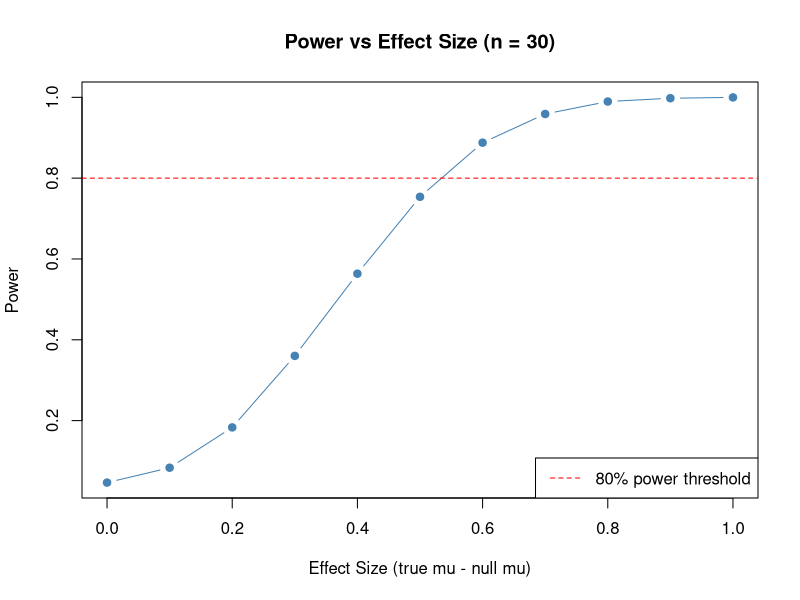
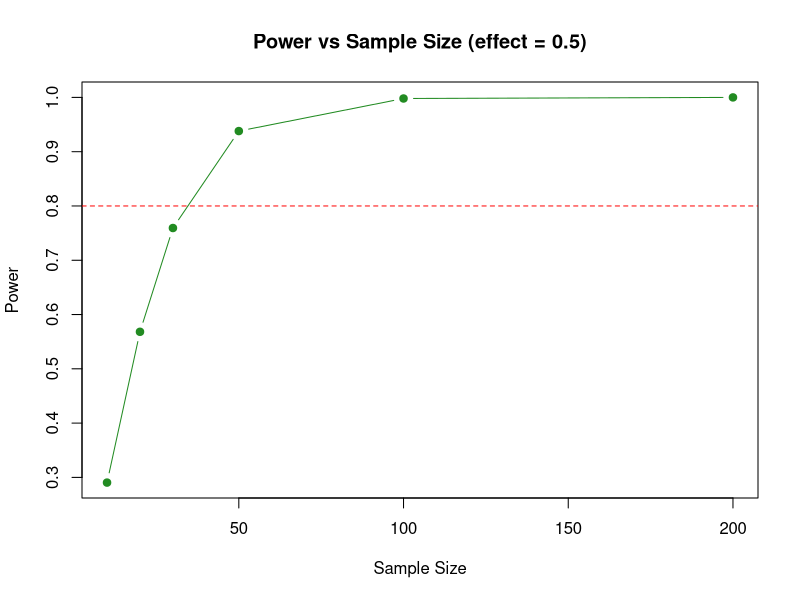
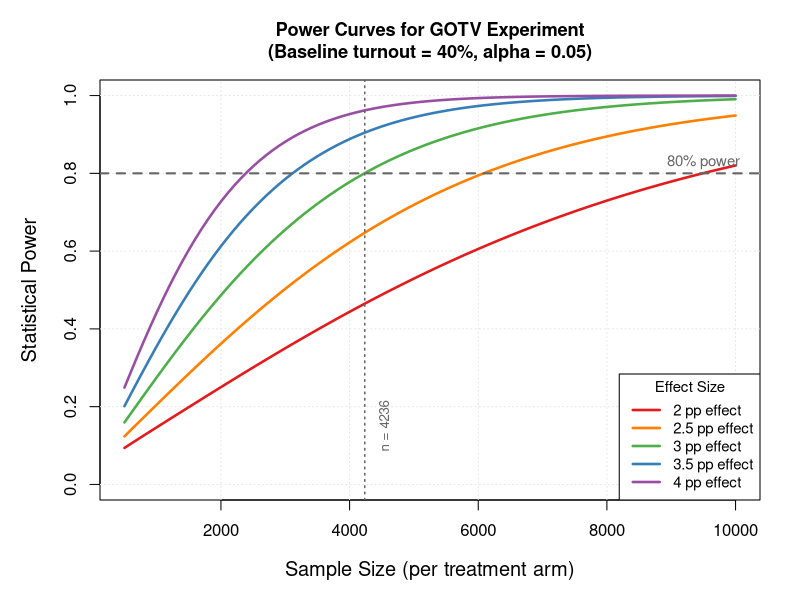
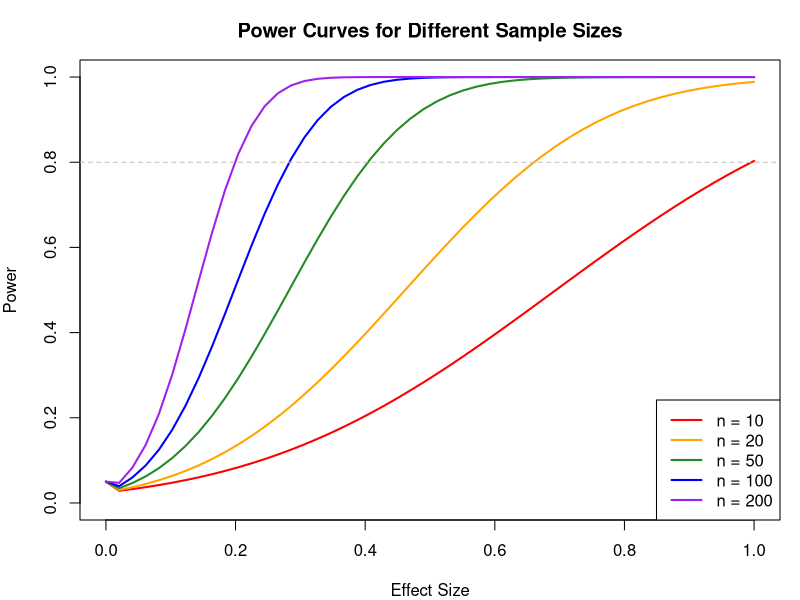
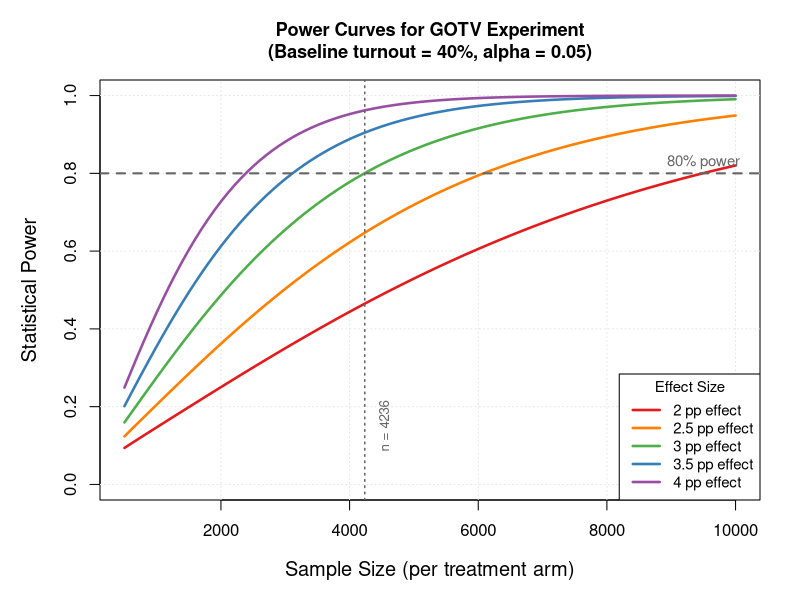

Here is the R script that generated these plots, in order:
# =============================================================================
# Gov 2001: Lecture 07b - Statistical Power
# Spring 2026
# =============================================================================

# This script demonstrates statistical power and sample size calculations.
# Key insight: Power depends on effect size, sample size, and alpha.
#
# ESTIMATED RUNTIME: ~20-25 seconds on a standard laptop
# (The simulations take time but are important for understanding power)

# -----------------------------------------------------------------------------
# Setup
# -----------------------------------------------------------------------------

set.seed(2026)

# -----------------------------------------------------------------------------
# What is Power?
# -----------------------------------------------------------------------------

cat("=== What is Power? ===\n")
cat("Power = P(reject H0 | H0 is false)\n")
cat("     = P(detect an effect when there IS an effect)\n")
cat("     = 1 - P(Type II error)\n\n")

# -----------------------------------------------------------------------------
# Simulating Power
# -----------------------------------------------------------------------------

# Function to estimate power via simulation
estimate_power <- function(true_mu, null_mu = 0, sigma = 1, n = 30,
                           alpha = 0.05, n_sims = 5000) {
  rejections <- 0
  for (i in 1:n_sims) {
    sample <- rnorm(n, mean = true_mu, sd = sigma)
    p_value <- t.test(sample, mu = null_mu)$p.value
    if (p_value < alpha) rejections <- rejections + 1
  }
  return(rejections / n_sims)
}

# -----------------------------------------------------------------------------
# Power vs Effect Size
# -----------------------------------------------------------------------------

cat("=== Power vs Effect Size ===\n")
cat("Testing H0: mu = 0, with sigma = 1, n = 30, alpha = 0.05\n\n")

effect_sizes <- seq(0, 1, by = 0.1)
powers <- sapply(effect_sizes, function(d) estimate_power(true_mu = d, n = 30))

cat("Effect Size (d) | Power\n")
cat("----------------|-------\n")
for (i in seq_along(effect_sizes)) {
  cat(sprintf("      %.1f        | %.3f\n", effect_sizes[i], powers[i]))
}

# Plot
plot(effect_sizes, powers, type = "b", pch = 19, col = "steelblue",
     xlab = "Effect Size (true mu - null mu)", ylab = "Power",
     main = "Power vs Effect Size (n = 30)")
abline(h = 0.80, col = "red", lty = 2)
legend("bottomright", legend = "80% power threshold", col = "red", lty = 2)

# -----------------------------------------------------------------------------
# Power vs Sample Size
# -----------------------------------------------------------------------------

cat("\n=== Power vs Sample Size ===\n")
cat("Testing H0: mu = 0, with true mu = 0.5, sigma = 1, alpha = 0.05\n\n")

sample_sizes <- c(10, 20, 30, 50, 100, 200)
powers_n <- sapply(sample_sizes, function(n) estimate_power(true_mu = 0.5, n = n))

cat("Sample Size | Power\n")
cat("------------|-------\n")
for (i in seq_along(sample_sizes)) {
  cat(sprintf("    %3d     | %.3f\n", sample_sizes[i], powers_n[i]))
}

# Plot
plot(sample_sizes, powers_n, type = "b", pch = 19, col = "forestgreen",
     xlab = "Sample Size", ylab = "Power",
     main = "Power vs Sample Size (effect = 0.5)")
abline(h = 0.80, col = "red", lty = 2)

# -----------------------------------------------------------------------------
# Power vs Alpha
# -----------------------------------------------------------------------------

cat("\n=== Power vs Alpha ===\n")
cat("Testing H0: mu = 0, with true mu = 0.5, sigma = 1, n = 30\n\n")

alphas <- c(0.01, 0.05, 0.10, 0.20)
powers_alpha <- sapply(alphas, function(a)
  estimate_power(true_mu = 0.5, n = 30, alpha = a))

cat("Alpha | Power\n")
cat("------|-------\n")
for (i in seq_along(alphas)) {
  cat(sprintf(" %.2f  | %.3f\n", alphas[i], powers_alpha[i]))
}

cat("\nNote: Higher alpha -> higher power, but also higher Type I error!\n")

# -----------------------------------------------------------------------------
# PRE-STUDY POWER ANALYSIS: A Complete Example
# -----------------------------------------------------------------------------

# This is what you'd do BEFORE collecting data for a study.
# The key insight: You specify the effect size AHEAD OF TIME based on:
#   - Prior literature
#   - Minimum effect that would be practically meaningful
#   - Pilot data

cat("\n=== PRE-STUDY POWER ANALYSIS EXAMPLE ===\n")
cat("Scenario: Planning a GOTV experiment\n\n")

# Step 1: Specify expected effect based on prior research
cat("STEP 1: Determine expected effect size from prior literature\n")
cat("  Review of GOTV experiments:\n")
cat("    - Gerber & Green (2000): 8.7 pp (door-to-door, New Haven)\n")
cat("    - Green, Gerber, Nickerson (2003): 7-10 pp (meta of 6 RCTs)\n")
cat("    - Arceneaux (2005): 2.5 pp (low-salience election)\n")
cat("    - Nickerson (2008): 2.1 pp (Denver, Minneapolis)\n")
cat("    - Green & Gerber (2015) book: 2-5 pp typical range\n\n")
cat("  Decision: Target detecting a 3pp effect (conservative)\n")
cat("  - Control group turnout expected: ~40%\n")
cat("  - Treatment group turnout expected: ~43%\n\n")

expected_effect <- 0.03      # 3 percentage point increase
control_turnout <- 0.40
treatment_turnout <- 0.43

# Step 2: Set target power and significance level
cat("STEP 2: Set target power and alpha\n")
cat("  - Target power: 80% (standard convention)\n")
cat("  - Alpha: 0.05 (two-sided)\n\n")

target_power <- 0.80
alpha <- 0.05

# Step 3: Estimate the standard deviation
# For proportions, SD = sqrt(p*(1-p))
# Pool across groups for rough estimate
pooled_p <- (control_turnout + treatment_turnout) / 2
sigma <- sqrt(pooled_p * (1 - pooled_p))

cat("STEP 3: Estimate variability\n")
cat("  - Using binomial SD: sqrt(p*(1-p))\n")
cat("  - SD estimate:", round(sigma, 3), "\n\n")

# Step 4: Calculate required sample size (per group)
cat("STEP 4: Calculate required sample size\n")

# Using power.t.test as approximation for large samples
power_result <- power.t.test(
  delta = expected_effect,
  sd = sigma,
  sig.level = alpha,
  power = target_power,
  type = "two.sample"
)

n_per_group <- ceiling(power_result$n)

cat("  Required n PER GROUP:", n_per_group, "\n")
cat("  Total sample needed:", 2 * n_per_group, "\n\n")

# Step 5: Simulation-based verification
cat("STEP 5: Verify with simulation\n")

set.seed(2026)
n_sims <- 2000
rejections <- 0

for (i in 1:n_sims) {
  # Simulate the experiment
  control <- rbinom(n_per_group, 1, control_turnout)
  treatment <- rbinom(n_per_group, 1, treatment_turnout)

  # Run the test we'd actually use
  test <- t.test(treatment, control)

  if (test$p.value < alpha) rejections <- rejections + 1
}

simulated_power <- rejections / n_sims

cat("  Simulated power:", round(simulated_power, 3), "\n")
cat("  Target power:   ", target_power, "\n")
cat("  (These should be close)\n\n")

# Step 6: Document your power analysis
cat("STEP 6: Document for pre-registration\n")
cat("--------------------------------------\n")
cat("POWER ANALYSIS SUMMARY\n")
cat("  Hypotheses:\n")
cat("    H0: Treatment effect = 0\n")
cat("    H1: Treatment effect != 0\n")
cat("  Expected effect: 3 percentage points\n")
cat("  Control baseline: 40% turnout\n")
cat("  Alpha: 0.05 (two-sided)\n")
cat("  Target power: 80%\n")
cat("  Required sample: ", 2 * n_per_group, " total\n", sep = "")
cat("                   (", n_per_group, " per group)\n", sep = "")
cat("--------------------------------------\n\n")

# What if the effect is smaller than expected?
cat("SENSITIVITY ANALYSIS: What if effect is smaller?\n")
effects_to_test <- c(0.02, 0.025, 0.03, 0.035, 0.04)

cat("Effect Size | Power with n=", 2 * n_per_group, "\n", sep = "")
cat("------------|---------------\n")

for (eff in effects_to_test) {
  # Simulate with the planned sample size
  power_at_effect <- 0
  for (i in 1:1000) {
    ctrl <- rbinom(n_per_group, 1, control_turnout)
    trt <- rbinom(n_per_group, 1, control_turnout + eff)
    if (t.test(trt, ctrl)$p.value < alpha) power_at_effect <- power_at_effect + 1
  }
  power_at_effect <- power_at_effect / 1000
  cat(sprintf("   %.1f pp    |    %.1f%%\n", eff * 100, power_at_effect * 100))
}

cat("\nThis is why specifying effect size matters:\n")
cat("If the true effect is only 2pp, you'd need a MUCH larger sample.\n")

# -----------------------------------------------------------------------------
# VISUALIZATION: Power Curves for GOTV Experiment
# -----------------------------------------------------------------------------

cat("\n=== Power Curve Visualization ===\n")
cat("Creating power curves for the GOTV example...\n")

# Calculate power analytically for a range of sample sizes and effect sizes
# Using normal approximation for proportions

gotv_power <- function(n_per_group, effect, p0 = 0.40, alpha = 0.05) {
  # Pooled SD for proportions
  p1 <- p0 + effect
  pooled_sd <- sqrt((p0 * (1 - p0) + p1 * (1 - p1)) / 2)
  se <- pooled_sd * sqrt(2 / n_per_group)

  # Critical value and power
  z_crit <- qnorm(1 - alpha / 2)
  z_power <- effect / se - z_crit
  power <- pnorm(z_power)
  return(power)
}

# Sample sizes to plot (per group)
n_seq <- seq(500, 10000, by = 100)

# Effect sizes (in percentage points)
effects_pp <- c(2, 2.5, 3, 3.5, 4) / 100

# Colors for different effect sizes
colors <- c("#E41A1C", "#FF7F00", "#4DAF4A", "#377EB8", "#984EA3")

# Create the plot
par(mar = c(5, 5, 4, 2))
plot(NULL, xlim = c(500, 10000), ylim = c(0, 1),
     xlab = "Sample Size (per treatment arm)",
     ylab = "Statistical Power",
     main = "Power Curves for GOTV Experiment\n(Baseline turnout = 40%, alpha = 0.05)",
     cex.lab = 1.2, cex.main = 1.1)

# Add grid
grid(col = "gray90")

# Plot power curves for each effect size
for (i in seq_along(effects_pp)) {
  powers <- sapply(n_seq, function(n) gotv_power(n, effects_pp[i]))
  lines(n_seq, powers, col = colors[i], lwd = 2.5)
}

# Add 80% power threshold
abline(h = 0.80, col = "gray40", lty = 2, lwd = 2)
text(9500, 0.83, "80% power", col = "gray40", cex = 0.9)

# Add vertical line at our planned sample size
abline(v = n_per_group, col = "gray40", lty = 3, lwd = 1.5)
text(n_per_group + 300, 0.15, paste0("n = ", n_per_group),
     col = "gray40", cex = 0.8, srt = 90)

# Legend
legend("bottomright",
       legend = paste0(effects_pp * 100, " pp effect"),
       col = colors, lwd = 2.5,
       title = "Effect Size",
       bg = "white", cex = 0.9)

cat("Plot created!\n\n")

# Print power at key sample sizes for the different effect sizes
cat("Power at n = ", format(n_per_group, big.mark = ","), " per group:\n", sep = "")
cat("Effect Size | Power\n")
cat("------------|-------\n")
for (i in seq_along(effects_pp)) {
  p <- gotv_power(n_per_group, effects_pp[i])
  cat(sprintf("   %.1f pp    | %.1f%%\n", effects_pp[i] * 100, p * 100))
}

cat("\nKey insight from the visualization:\n")
cat("  - With n = ", format(n_per_group, big.mark = ","), " per group, we have ~80% power for 3pp effect\n", sep = "")
cat("  - If true effect is only 2pp, power drops to ~50%\n")
cat("  - If true effect is 4pp, power exceeds 95%\n")
cat("  - Smaller effects require MUCH larger samples\n\n")

# Save figure for slides
cat("Saving figure for slides...\n")
pdf("../decks/figures/gotv_power_curves.pdf", width = 8, height = 6)

par(mar = c(5, 5, 4, 2))
plot(NULL, xlim = c(500, 10000), ylim = c(0, 1),
     xlab = "Sample Size (per treatment arm)",
     ylab = "Statistical Power",
     main = "Power Curves for GOTV Experiment\n(Baseline turnout = 40%, alpha = 0.05)",
     cex.lab = 1.2, cex.main = 1.1)

grid(col = "gray90")

for (i in seq_along(effects_pp)) {
  powers <- sapply(n_seq, function(n) gotv_power(n, effects_pp[i]))
  lines(n_seq, powers, col = colors[i], lwd = 2.5)
}

abline(h = 0.80, col = "gray40", lty = 2, lwd = 2)
text(9500, 0.83, "80% power", col = "gray40", cex = 0.9)

abline(v = n_per_group, col = "gray40", lty = 3, lwd = 1.5)
text(n_per_group + 300, 0.15, paste0("n = ", n_per_group),
     col = "gray40", cex = 0.8, srt = 90)

legend("bottomright",
       legend = paste0(effects_pp * 100, " pp effect"),
       col = colors, lwd = 2.5,
       title = "Effect Size",
       bg = "white", cex = 0.9)

dev.off()
cat("Saved to ../decks/figures/gotv_power_curves.pdf\n")

# -----------------------------------------------------------------------------
# Power Analysis: How Many Subjects Do I Need? (General Formula)
# -----------------------------------------------------------------------------

cat("\n=== Sample Size Calculation (General Formula) ===\n")
cat("Goal: Find n needed for 80% power\n\n")

# Analytical formula for z-test (approximate):
# n = ((z_alpha + z_beta) * sigma / delta)^2
# where delta = true_mu - null_mu

# For 80% power (beta = 0.20), alpha = 0.05 (two-sided)
z_alpha <- qnorm(1 - 0.05/2)  # 1.96
z_beta <- qnorm(0.80)          # 0.84
sigma <- 1

cat("Using analytical formula (z-test approximation):\n")
cat(sprintf("z_alpha/2 = %.2f, z_beta = %.2f\n\n", z_alpha, z_beta))

effect_sizes <- c(0.2, 0.3, 0.5, 0.8, 1.0)
cat("Effect Size | Required n\n")
cat("------------|------------\n")
for (d in effect_sizes) {
  n_required <- ((z_alpha + z_beta) * sigma / d)^2
  cat(sprintf("    %.1f      |    %3.0f\n", d, ceiling(n_required)))
}

# -----------------------------------------------------------------------------
# Using power.t.test() in R
# -----------------------------------------------------------------------------

cat("\n=== Using power.t.test() ===\n")

# Find required sample size for 80% power
result <- power.t.test(delta = 0.5, sd = 1, sig.level = 0.05, power = 0.80,
                       type = "one.sample")
cat("\nFor effect size = 0.5, 80% power:\n")
print(result)

# Find power for a given sample size
result2 <- power.t.test(n = 30, delta = 0.5, sd = 1, sig.level = 0.05,
                        type = "one.sample")
cat("\nFor n = 30, effect size = 0.5:\n")
print(result2)

# -----------------------------------------------------------------------------
# Power Curves
# -----------------------------------------------------------------------------

cat("\n=== Power Curves ===\n")

# Create power curves for different sample sizes
par(mar = c(4, 4, 3, 1))
effect_seq <- seq(0, 1, length.out = 50)

plot(NULL, xlim = c(0, 1), ylim = c(0, 1),
     xlab = "Effect Size", ylab = "Power",
     main = "Power Curves for Different Sample Sizes")

colors <- c("red", "orange", "forestgreen", "blue", "purple")
ns <- c(10, 20, 50, 100, 200)

for (i in seq_along(ns)) {
  powers <- sapply(effect_seq, function(d) {
    if (d == 0) return(0.05)  # Type I error at d = 0
    power.t.test(n = ns[i], delta = d, sd = 1, sig.level = 0.05,
                 type = "one.sample")$power
  })
  lines(effect_seq, powers, col = colors[i], lwd = 2)
}

abline(h = 0.80, col = "gray", lty = 2)
legend("bottomright", legend = paste("n =", ns), col = colors, lwd = 2)

# -----------------------------------------------------------------------------
# Key Takeaways
# -----------------------------------------------------------------------------

cat("\n=== KEY TAKEAWAYS ===\n")
cat("1. Power increases with effect size\n")
cat("2. Power increases with sample size\n")
cat("3. Power increases with alpha (but at cost of more Type I errors)\n")
cat("4. Convention: aim for 80% power\n")
cat("5. Use power analysis BEFORE collecting data to determine sample size\n")
cat("6. Underpowered studies waste resources and may miss real effects\n")
